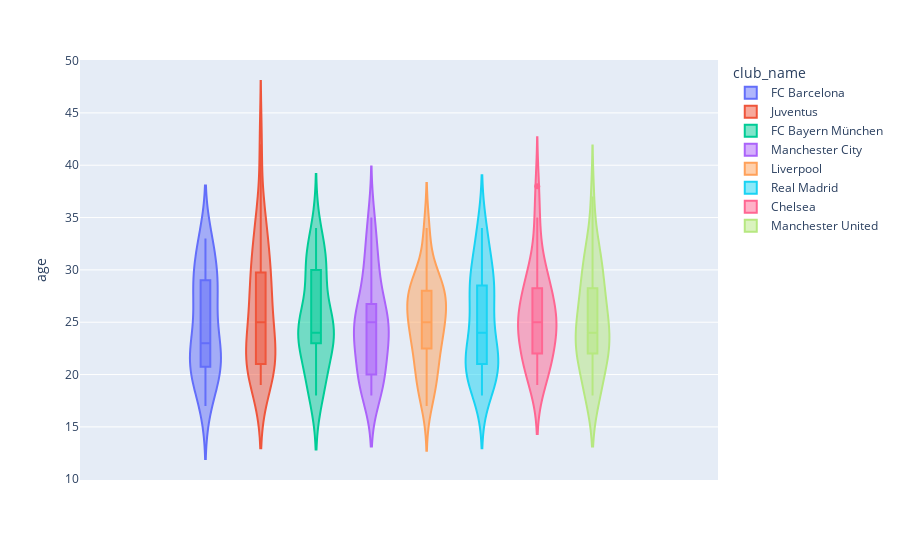

Notebook code for this chart:
### Markdown cell above
**<h4>Question:** What is the age distribution of various clubs?</h4>

### Code cell
# Filtering clubs of choice
clubs = data[data['club_name'].isin(['FC Bayern München', 'Real Madrid', 'Chelsea', 'FC Barcelona', 'Liverpool', 'Juventus', 'Manchester United', 'Manchester City'])]

# Creating a violin plot for each club
fig = px.violin(clubs,
                y="age",
                color='club_name',
                box=True)

# Displaying the age distribution
fig.show()

### Figure 1 — Plotly figure (JSON) as saved in the notebook; plotly's stock layout.template omitted (floating-point values rounded to 4 significant figures)
{"data": [{"alignmentgroup": "True", "box": {"visible": true}, "hovertemplate": "club_name=FC Barcelona<br>age=%{y}<extra></extra>", "legendgroup": "FC Barcelona", "marker": {"color": "#636efa"}, "name": "FC Barcelona", "offsetgroup": "FC Barcelona", "orientation": "v", "scalegroup": "True", "showlegend": true, "type": "violin", "x0": " ", "xaxis": "x", "y": [33, 28, 33, 31, 29, 33, 31, 23, 25, 30, 23, 26, 26, 28, 28, 30, 23, 27, 20, 17, 29, 20, 20, 22, 17, 20, 20, 22, 19, 21, 23, 22, 21], "y0": " ", "yaxis": "y"}, {"alignmentgroup": "True", "box": {"visible": true}, "hovertemplate": "club_name=Juventus<br>age=%{y}<extra></extra>", "legendgroup": "Juventus", "marker": {"color": "#EF553B"}, "name": "Juventus", "offsetgroup": "Juventus", "orientation": "v", "scalegroup": "True", "showlegend": true, "type": "violin", "x0": " ", "xaxis": "x", "y": [35, 26, 35, 30, 20, 33, 29, 23, 29, 42, 29, 25, 33, 32, 25, 26, 23, 28, 27, 20, 22, 21, 21, 30, 19, 22, 21, 21, 21, 20, 22], "y0": " ", "yaxis": "y"}, {"alignmentgroup": "True", "box": {"visible": true}, "hovertemplate": "club_name=FC Bayern München<br>age=%{y}<extra></extra>", "legendgroup": "FC Bayern München", "marker": {"color": "#00cc96"}, "name": "FC Bayern München", "offsetgroup": "FC Bayern München", "orientation": "v", "scalegroup": "True", "showlegend": true, "type": "violin", "x0": " ", "xaxis": "x", "y": [31, 34, 25, 30, 24, 24, 24, 25, 24, 28, 24, 31, 19, 24, 31, 25, 31, 23, 21, 18, 20, 19], "y0": " ", "yaxis": "y"}, {"alignmentgroup": "True", "box": {"visible": true}, "hovertemplate": "club_name=Manchester City<br>age=%{y}<extra></extra>", "legendgroup": "Manchester City", "marker": {"color": "#ab63fa"}, "name": "Manchester City", "offsetgroup": "Manchester City", "orientation": "v", "scalegroup": "True", "showlegend": true, "type": "violin", "x0": " ", "xaxis": "x", "y": [29, 32, 26, 25, 26, 25, 24, 30, 29, 35, 23, 26, 29, 20, 25, 23, 26, 20, 25, 32, 25, 23, 23, 19, 22, 34, 23, 20, 19, 20, 18, 19, 18], "y0": " ", "yaxis": "y"}, {"alignmentgroup": "True", "box": {"visible": true}, "hovertemplate": "club_name=Liverpool<br>age=%{y}<extra></extra>", "legendgroup": "Liverpool", "marker": {"color": "#FFA15A"}, "name": "Liverpool", "offsetgroup": "Liverpool", "orientation": "v", "scalegroup": "True", "showlegend": true, "type": "violin", "x0": " ", "xaxis": "x", "y": [28, 27, 28, 28, 21, 26, 26, 28, 30, 29, 29, 23, 28, 25, 28, 23, 34, 26, 27, 23, 25, 25, 24, 33, 24, 20, 23, 19, 20, 17, 18, 19, 21], "y0": " ", "yaxis": "y"}, {"alignmentgroup": "True", "box": {"visible": true}, "hovertemplate": "club_name=Real Madrid<br>age=%{y}<extra></extra>", "legendgroup": "Real Madrid", "marker": {"color": "#19d3f3"}, "name": "Real Madrid", "offsetgroup": "Real Madrid", "orientation": "v", "scalegroup": "True", "showlegend": true, "type": "violin", "x0": " ", "xaxis": "x", "y": [28, 34, 32, 28, 30, 29, 34, 27, 28, 28, 21, 21, 25, 32, 24, 19, 22, 22, 30, 29, 19, 24, 26, 23, 21, 22, 20, 20, 20, 21, 20, 18], "y0": " ", "yaxis": "y"}, {"alignmentgroup": "True", "box": {"visible": true}, "hovertemplate": "club_name=Chelsea<br>age=%{y}<extra></extra>", "legendgroup": "Chelsea", "marker": {"color": "#FF6692"}, "name": "Chelsea", "offsetgroup": "Chelsea", "orientation": "v", "scalegroup": "True", "showlegend": true, "type": "violin", "x0": " ", "xaxis": "x", "y": [29, 21, 24, 27, 35, 30, 26, 28, 25, 21, 23, 27, 29, 21, 25, 24, 25, 25, 33, 22, 24, 26, 29, 20, 22, 21, 25, 27, 38, 19, 30, 19, 24], "y0": " ", "yaxis": "y"}, {"alignmentgroup": "True", "box": {"visible": true}, "hovertemplate": "club_name=Manchester United<br>age=%{y}<extra></extra>", "legendgroup": "Manchester United", "marker": {"color": "#B6E880"}, "name": "Manchester United", "offsetgroup": "Manchester United", "orientation": "v", "scalegroup": "True", "showlegend": true, "type": "violin", "x0": " ", "xaxis": "x", "y": [25, 27, 29, 22, 24, 22, 23, 27, 24, 27, 23, 25, 33, 31, 23, 26, 32, 30, 18, 22, 31, 27, 21, 19, 24, 28, 30, 22, 22, 37, 18, 18, 19], "y0": " ", "yaxis": "y"}], "layout": {"legend": {"title": {"text": "club_name"}, "tracegroupgap": 0}, "margin": {"t": 60}, "violinmode": "group", "xaxis": {"anchor": "y", "domain": [0, 1]}, "yaxis": {"anchor": "x", "domain": [0, 1], "title": {"text": "age"}}}}
